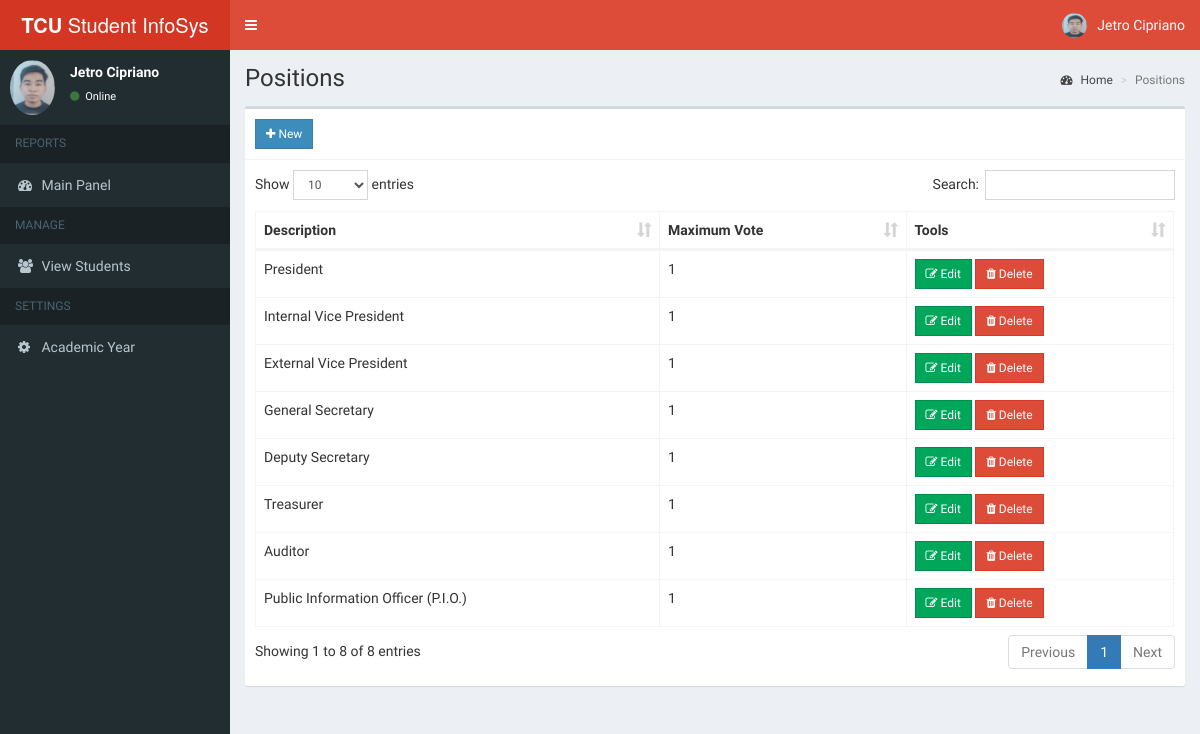
Page /admin/positions.php (signed in) on the committed database.
### tables this page shows
CREATE TABLE `positions` (
  `id` int(11) NOT NULL,
  `description` varchar(50) NOT NULL,
  `max_vote` int(11) NOT NULL,
  `priority` int(11) NOT NULL
);

### admin/includes/session.php (called while the page is built, shortened)
<?php
	include 'includes/conn.php';
	$sql = "SELECT * FROM admin WHERE id = '".$_SESSION['admin']."'";
	$query = $conn->query($sql);
	$user = $query->fetch_assoc();
?>

### admin/positions.php (the view, shortened to what this page needs)
<?php include 'includes/session.php'; ?>
<?php include 'includes/header.php'; ?>
<body class="hold-transition skin-red sidebar-mini">
<div class="wrapper">
  <?php include 'includes/navbar.php'; ?>
  <?php include 'includes/menubar.php'; ?>
  <div class="content-wrapper">
    <section class="content-header">
      <h1>
        Positions
      </h1>
      <ol class="breadcrumb">
        <li><a href="#"><i class="fa fa-dashboard"></i> Home</a></li>
        <li class="active">Positions</li>
      </ol>
    </section>
    <section class="content">
      <div class="row">
        <div class="col-xs-12">
          <div class="box">
            <div class="box-header with-border">
              <a href="#addnew" data-toggle="modal" class="btn btn-primary btn-sm btn-flat"><i class="fa fa-plus"></i> New</a>
            </div>
            <div class="box-body">
              <table id="example1" class="table table-bordered">
                <thead>
                  <th>Description</th>
                  <th>Maximum Vote</th>
                  <th>Tools</th>
                </thead>
                <tbody>
                  <?php
                    $sql = "SELECT * FROM positions ORDER BY priority ASC";
                    $query = $conn->query($sql);
                    while($row = $query->fetch_assoc()){
                      echo "
                        <tr>
                          <td class='hidden'></td>
                          <td>".$row['description']."</td>
                          <td>".$row['max_vote']."</td>
                          <td>
                            <button class='btn btn-success btn-sm edit btn-flat' data-id='".$row['id']."'><i class='fa fa-edit'></i> Edit</button>
                            <button class='btn btn-danger btn-sm delete btn-flat' data-id='".$row['id']."'><i class='fa fa-trash'></i> Delete</button>
                          </td>
                        </tr>
                      ";
                    }
                  ?>
                </tbody>
              </table>
            </div>
          </div>
        </div>
      </div>
    </section>
  </div>
</div>
</body>
</html>

### admin/includes/header.php (shortened to what this page needs)
<!DOCTYPE html>
<html>
<head>
  	<link rel="stylesheet" href="../bower_components/bootstrap/dist/css/bootstrap.min.css">
    <link rel="stylesheet" href="../plugins/iCheck/all.css">
  	<link rel="stylesheet" href="../bower_components/font-awesome/css/font-awesome.min.css">
  	<link rel="stylesheet" href="../dist/css/AdminLTE.min.css">
    <link rel="stylesheet" href="../bower_components/datatables.net-bs/css/dataTables.bootstrap.min.css">
    <link rel="stylesheet" href="../bower_components/bootstrap-daterangepicker/daterangepicker.css">
    <link rel="stylesheet" href="../plugins/timepicker/bootstrap-timepicker.min.css">
    <link rel="stylesheet" href="../bower_components/bootstrap-datepicker/dist/css/bootstrap-datepicker.min.css">
    <link rel="stylesheet" href="../dist/css/skins/_all-skins.min.css">
</head>

### admin/includes/navbar.php (shortened to what this page needs)
<header class="main-header">
  <a href="#" class="logo">
    <span class="logo-lg"><b>TCU</b> Student InfoSys</span>
  </a>
  <nav class="navbar navbar-static-top">
    <a href="#" class="sidebar-toggle" data-toggle="push-menu" role="button">
    </a>
    <div class="navbar-custom-menu">
      <ul class="nav navbar-nav">
        <li class="dropdown user user-menu">
          <a href="#" class="dropdown-toggle" data-toggle="dropdown">
            <img src="<?php echo (!empty($user['photo'])) ? '../images/'.$user['photo'] : '../images/profile.jpg'; ?>" class="user-image" alt="User Image">
            <span class="hidden-xs"><?php echo $user['firstname'].' '.$user['lastname']; ?></span>
          </a>
        </li>
      </ul>
    </div>
  </nav>
</header>

### admin/includes/menubar.php (shortened to what this page needs)
<aside class="main-sidebar">
  <section class="sidebar">
    <div class="user-panel">
      <div class="pull-left image">
        <img src="<?php echo (!empty($user['photo'])) ? '../images/'.$user['photo'] : '../images/profile.jpg'; ?>" class="img-circle" alt="User Image">
      </div>
      <div class="pull-left info">
        <p><?php echo $user['firstname'].' '.$user['lastname']; ?></p>
        <a><i class="fa fa-circle text-success"></i> Online</a>
      </div>
    </div>
    <ul class="sidebar-menu" data-widget="tree">
      <li class="header">REPORTS</li>
      <li class=""><a href="home.php"><i class="fa fa-dashboard"></i> <span>Main Panel</span></a></li>
      <li class="header">MANAGE</li>
      <li class=""><a href="students.php"><i class="fa fa-users"></i> <span>View Students</span></a></li>
      <li class="header">SETTINGS</li>
      <li class=""><a href="#config" data-toggle="modal"><i class="fa fa-cog"></i> <span>Academic Year</span></a></li>
    </ul>
  </section>
</aside>

### rows in the picture
positions: description "President", max_vote "1"
positions: description "Internal Vice President", max_vote "1"
positions: description "External Vice President", max_vote "1"
positions: description "General Secretary", max_vote "1"
positions: description "Deputy Secretary", max_vote "1"
positions: description "Treasurer", max_vote "1"
positions: description "Auditor", max_vote "1"
positions: description "Public Information Officer (P.I.O.)", max_vote "1"

### other values in the picture
$user['firstname'] "Jetro"
$user['lastname'] "Cipriano"
